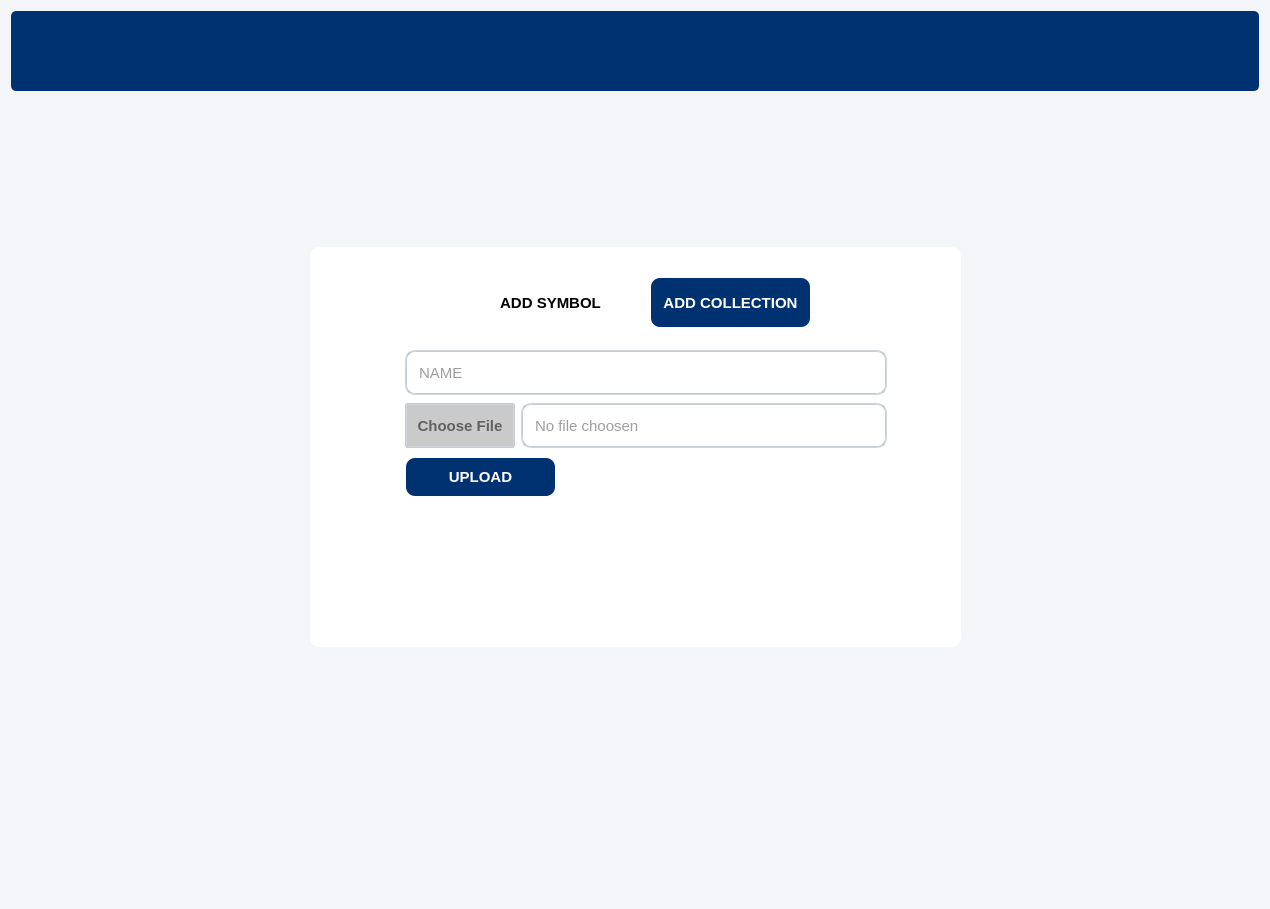
<?xml version="1.0" encoding="UTF-8"?>
<ui version="4.0">
 <class>Form</class>
 <widget class="QWidget" name="Form">
  <property name="geometry">
   <rect>
    <x>0</x>
    <y>0</y>
    <width>1270</width>
    <height>909</height>
   </rect>
  </property>
  <property name="font">
   <font>
    <family>Ubuntu</family>
   </font>
  </property>
  <property name="windowTitle">
   <string>Form</string>
  </property>
  <property name="styleSheet">
   <string notr="true">
QWidget {
	background-color: rgb(243, 245, 249);
}
QPushButton, QToolButton, QCommandLinkButton{
    padding: 0 5px 0 5px;
    border-style: solid;
    border-top-color: qlineargradient(spread:pad, x1:0, y1:0, x2:0, y2:1, stop:0 #c1c9cf, stop:1 #d2d8dd);
    border-right-color: qlineargradient(spread:pad, x1:1, y1:0, x2:0, y2:0, stop:0 #c1c9cf, stop:1 #d2d8dd);
    border-bottom-color: qlineargradient(spread:pad, x1:0, y1:1, x2:0, y2:0, stop:0 #c1c9cf, stop:1 #d2d8dd);
    border-left-color: qlineargradient(spread:pad, x1:0, y1:0, x2:1, y2:0, stop:0 #c1c9cf, stop:1 #d2d8dd);
    border-width: 2px;
    border-radius: 8px;
    color: #616161;
    font-weight: bold;
    background-color: qlineargradient(spread:pad, x1:0.5, y1:0, x2:0.5, y2:1, stop:0 #fbfdfd, stop:0.5 #ffffff, stop:1 #fbfdfd);
}
QPushButton::default, QToolButton::default, QCommandLinkButton::default{
    border: 2px solid transparent;
    color: #FFFFFF;
    background-color: qlineargradient(spread:pad, x1:0.5, y1:0, x2:0.5, y2:1, stop:0 #84afe5, stop:1 #1168e4);
}
QPushButton:hover, QToolButton:hover, QCommandLinkButton:hover{
    color: #3d3d3d;
}
QPushButton:pressed, QToolButton:pressed, QCommandLinkButton:pressed{
    color: #aeaeae;
    background-color: qlineargradient(spread:pad, x1:0.5, y1:0, x2:0.5, y2:1, stop:0 #ffffff, stop:0.5 #fbfdfd, stop:1 #ffffff);
}
QPushButton:disabled, QToolButton:disabled, QCommandLinkButton:disabled{
    color: #616161;
    background-color: qlineargradient(spread:pad, x1:0.5, y1:0, x2:0.5, y2:1, stop:0 #dce7eb, stop:0.5 #e0e8eb, stop:1 #dee7ec);
}
QLineEdit, QTextEdit, QPlainTextEdit, QSpinBox, QDoubleSpinBox, QTimeEdit, QDateEdit, QDateTimeEdit {
    border-width: 2px;
    border-radius: 8px;
    border-style: solid;
    border-top-color: qlineargradient(spread:pad, x1:0.5, y1:1, x2:0.5, y2:0, stop:0 #c1c9cf, stop:1 #d2d8dd);
    border-right-color: qlineargradient(spread:pad, x1:0, y1:0, x2:1, y2:0, stop:0 #c1c9cf, stop:1 #d2d8dd);
    border-bottom-color: qlineargradient(spread:pad, x1:0.5, y1:0, x2:0.5, y2:1, stop:0 #c1c9cf, stop:1 #d2d8dd);
    border-left-color: qlineargradient(spread:pad, x1:1, y1:0, x2:0, y2:0, stop:0 #c1c9cf, stop:1 #d2d8dd);
    background-color: #f4f4f4;
    color: #3d3d3d;
}
QLineEdit:focus, QTextEdit:focus, QPlainTextEdit:focus, QSpinBox:focus, QDoubleSpinBox:focus, QTimeEdit:focus, QDateEdit:focus, QDateTimeEdit:focus {
    border-width: 2px;
    border-radius: 8px;
    border-style: solid;
    border-top-color: qlineargradient(spread:pad, x1:0.5, y1:1, x2:0.5, y2:0, stop:0 #85b7e3, stop:1 #9ec1db);
    border-right-color: qlineargradient(spread:pad, x1:0, y1:0, x2:1, y2:0, stop:0 #85b7e3, stop:1 #9ec1db);
    border-bottom-color: qlineargradient(spread:pad, x1:0.5, y1:0, x2:0.5, y2:1, stop:0 #85b7e3, stop:1 #9ec1db);
    border-left-color: qlineargradient(spread:pad, x1:1, y1:0, x2:0, y2:0, stop:0 #85b7e3, stop:1 #9ec1db);
    background-color: #f4f4f4;
    color: #3d3d3d;
}
QLineEdit:disabled, QTextEdit:disabled, QPlainTextEdit:disabled, QSpinBox:disabled, QDoubleSpinBox:disabled, QTimeEdit:disabled, QDateEdit:disabled, QDateTimeEdit:disabled {
    color: #b9b9b9;
}
QSpinBox::up-button, QDoubleSpinBox::up-button, QTimeEdit::up-button, QDateEdit::up-button, QDateTimeEdit::up-button {
    subcontrol-origin: padding;
    subcontrol-position: top right;
    width: 15px;
    color: #272727;
    border-left-width: 1px;
    border-left-color: darkgray;
    border-left-style: solid;
    border-top-right-radius: 3px;
    padding: 3px;
}
QSpinBox::down-button, QDoubleSpinBox::down-button, QTimeEdit::down-button, QDateEdit::down-button, QDateTimeEdit::down-button {
    subcontrol-origin: padding;
    subcontrol-position: bottom right;
    width: 15px;
    color: #272727;
    border-left-width: 1px;
    border-left-color: darkgray;
    border-left-style: solid;
    border-bottom-right-radius: 3px;
    padding: 3px;
}
QSpinBox::up-button:pressed, QDoubleSpinBox::up-button:pressed, QTimeEdit::up-button:pressed, QDateEdit::up-button:pressed, QDateTimeEdit::up-button:pressed {
    color: #aeaeae;
    background-color: qlineargradient(spread:pad, x1:0.5, y1:0, x2:0.5, y2:1, stop:0 #ffffff, stop:0.5 #fbfdfd, stop:1 #ffffff);
}
QSpinBox::down-button:pressed, QDoubleSpinBox::down-button:pressed, QTimeEdit::down-button:pressed, QDateEdit::down-button:pressed, QDateTimeEdit::down-button:pressed {
    color: #aeaeae;
    background-color: qlineargradient(spread:pad, x1:0.5, y1:0, x2:0.5, y2:1, stop:0 #ffffff, stop:0.5 #fbfdfd, stop:1 #ffffff);
}
QSpinBox::up-button:hover, QDoubleSpinBox::up-button:hover, QTimeEdit::up-button:hover, QDateEdit::up-button:hover, QDateTimeEdit::up-button:hover {
    color: #FFFFFF;
    border-top-right-radius: 5px;
    background-color: qlineargradient(spread:pad, x1:0.5, y1:0, x2:0.5, y2:1, stop:0 #84afe5, stop:1 #1168e4);
    
}
QSpinBox::down-button:hover, QDoubleSpinBox::down-button:hover, QTimeEdit::down-button:hover, QDateEdit::down-button:hover, QDateTimeEdit::down-button:hover {
    color: #FFFFFF;
    border-bottom-right-radius: 5px;
    background-color: qlineargradient(spread:pad, x1:0.5, y1:0, x2:0.5, y2:1, stop:0 #84afe5, stop:1 #1168e4);
}
QSpinBox::up-arrow, QDoubleSpinBox::up-arrow, QTimeEdit::up-arrow, QDateEdit::up-arrow, QDateTimeEdit::up-arrow {
    image: url(/usr/share/icons/Adwaita/16x16/actions/go-up-symbolic.symbolic.png);
}
QSpinBox::down-arrow, QDoubleSpinBox::down-arrow, QTimeEdit::down-arrow, QDateEdit::down-arrow, QDateTimeEdit::down-arrow {
    image: url(/usr/share/icons/Adwaita/16x16/actions/go-down-symbolic.symbolic.png);
}
QProgressBar {
    max-height: 8px;
    text-align: center;
    font: italic bold 11px;
    color: #3d3d3d;
    border: 1px solid transparent;
    border-radius:4px;
    background-color: qlineargradient(spread:pad, x1:0, y1:0, x2:0, y2:1, stop:0 #ddd5d5, stop:0.5 #dad3d3, stop:1 #ddd5d5);
}
QProgressBar::chunk {
    background-color: qlineargradient(spread:pad, x1:0, y1:0, x2:0, y2:1, stop:0 #467dd1, stop:0.5 #3b88fc, stop:1 #467dd1);
    border-radius: 4px;
}
QProgressBar:disabled {
    color: #616161;
}
QProgressBar::chunk:disabled {
    background-color: #aeaeae;
}
QSlider::groove {
    border: 1px solid #bbbbbb;
    background-color: #52595d;
    border-radius: 4px;
}
QSlider::groove:horizontal {
    height: 6px;
}
QSlider::groove:vertical {
    width: 6px;
}
QSlider::handle:horizontal {
    background: #ffffff;
    border-style: solid;
    border-width: 1px;
    border-color: rgb(207,207,207);
    width: 12px;
    margin: -5px 0;
    border-radius: 7px;
}
QSlider::handle:vertical {
    background: #ffffff;
    border-style: solid;
    border-width: 1px;
    border-color: rgb(207,207,207);
    height: 12px;
    margin: 0 -5px;
    border-radius: 7px;
}
QSlider::add-page, QSlider::sub-page {
    border: 1px transparent;
    background-color: #52595d;
    border-radius: 4px;
}
QSlider::add-page:horizontal {
    background: qlineargradient(spread:pad, x1:0, y1:0, x2:0, y2:1, stop:0 #ddd5d5, stop:0.5 #dad3d3, stop:1 #ddd5d5);
}
QSlider::sub-page:horizontal {
    background-color: qlineargradient(spread:pad, x1:0, y1:0, x2:1, y2:0, stop:0 #467dd1, stop:0.5 #3b88fc, stop:1 #467dd1);
}
QSlider::add-page:vertical {
    background-color: qlineargradient(spread:pad, x1:0, y1:0, x2:0, y2:1, stop:0 #467dd1, stop:0.5 #3b88fc, stop:1 #467dd1);
}
QSlider::sub-page:vertical {
    background: qlineargradient(spread:pad, x1:0, y1:0, x2:1, y2:0, stop:0 #ddd5d5, stop:0.5 #dad3d3, stop:1 #ddd5d5);
}
QSlider::add-page:horizontal:disabled, QSlider::sub-page:horizontal:disabled, QSlider::add-page:vertical:disabled, QSlider::sub-page:vertical:disabled {
    background: #b9b9b9;
}
QComboBox, QFontComboBox {
    border-width: 2px;
    border-radius: 8px;
    border-style: solid;
    border-top-color: qlineargradient(spread:pad, x1:0.5, y1:1, x2:0.5, y2:0, stop:0 #c1c9cf, stop:1 #d2d8dd);
    border-right-color: qlineargradient(spread:pad, x1:0, y1:0, x2:1, y2:0, stop:0 #c1c9cf, stop:1 #d2d8dd);
    border-bottom-color: qlineargradient(spread:pad, x1:0.5, y1:0, x2:0.5, y2:1, stop:0 #c1c9cf, stop:1 #d2d8dd);
    border-left-color: qlineargradient(spread:pad, x1:1, y1:0, x2:0, y2:0, stop:0 #c1c9cf, stop:1 #d2d8dd);
    background-color: #f4f4f4;
    color: #272727;
    padding-left: 5px;
}
QComboBox:editable, QComboBox:!editable, QComboBox::drop-down:editable, QComboBox:!editable:on, QComboBox::drop-down:editable:on {
    background: #ffff;
}
QComboBox::drop-down {
    subcontrol-origin: padding;
    subcontrol-position: top right;
    width: 15px;
    color: #272727;
    border-left-width: 1px;
    border-left-color: darkgray;
    border-left-style: solid;
    border-top-right-radius: 3px;
    border-bottom-right-radius: 3px;
}
QComboBox::down-arrow {
    image: url(/usr/share/icons/Adwaita/16x16/actions/go-down-symbolic.symbolic.png); /*Adawaita icon thene*/
}

QComboBox::down-arrow:on {
    top: 1px;
    left: 1px;
}
QComboBox QAbstractItemView {
    border: 1px solid darkgray;
    border-radius: 8px;
    selection-background-color: #dadada;
    selection-color: #272727;
    color: #272727;
    background: white;
}
QLabel, QCheckBox, QRadioButton {
    color: #272727;
}
QCheckBox {
    padding: 2px;
}
QCheckBox:disabled, QRadioButton:disabled {
    color: #808086;
    padding: 2px;
}

QCheckBox:hover {
    border-radius:4px;
    border-style:solid;
    padding-left: 1px;
    padding-right: 1px;
    padding-bottom: 1px;
    padding-top: 1px;
    border-width:1px;
    border-color: transparent;
}
QCheckBox::indicator:checked {
    image: url(/usr/share/icons/Adwaita/16x16/actions/object-select-symbolic.symbolic.png);
    height: 15px;
    width: 15px;
    border-style:solid;
    border-width: 1px;
    border-color: #48a5fd;
    color: #ffffff;
    border-radius: 3px;
    background-color: qlineargradient(spread:pad, x1:0, y1:0, x2:0, y2:1, stop:0 #48a5fd, stop:0.5 #329cfb, stop:1 #48a5fd);
}
QCheckBox::indicator:unchecked {
    
    height: 15px;
    width: 15px;
    border-style:solid;
    border-width: 1px;
    border-color: #48a5fd;
    border-radius: 3px;
    background-color: #fbfdfa;
}
QLCDNumber {
    color: #616161;;
}
QMenuBar {
    background-color: #ececec;
}
QMenuBar::item {
    color: #616161;
    spacing: 3px;
    padding: 1px 4px;
    background-color: #ececec;
}

QMenuBar::item:selected {
    background-color: #dadada;
    color: #3d3d3d;
}
QMenu {
    background-color: #ececec;
}
QMenu::item:selected {
    background-color: #dadada;
    color: #3d3d3d;
}
QMenu::item {
    color: #616161;;
    background-color: #e0e0e0;
}
QTabWidget {
    color:rgb(0,0,0);
    background-color:#000000;
}
QTabWidget::pane {
    border-color: #050a0e;
    background-color: #e0e0e0;
    border-width: 1px;
    border-radius: 4px;
    position: absolute;
    top: -0.5em;
    padding-top: 0.5em;
}

QTabWidget::tab-bar {
    alignment: center;
}

QTabBar::tab {
    border-bottom: 1px solid #c0c0c0;
    padding: 3px;
    color: #272727;
    background-color: #fefefc;
    margin-left:0px;
}
QTabBar::tab:!last {
    border-right: 1px solid;
    border-right-color: #c0c0c0;
    border-bottom-color: #c0c0c0;
}
QTabBar::tab:first {
    border-top-left-radius: 4px;
    border-bottom-left-radius: 4px;
}
QTabBar::tab:last {
    border-top-right-radius: 4px;
    border-bottom-right-radius: 4px;
}
QTabBar::tab:selected, QTabBar::tab:last:selected, QTabBar::tab:hover {
    color: #FFFFFF;
    background-color: qlineargradient(spread:pad, x1:0.5, y1:0, x2:0.5, y2:1, stop:0 #84afe5, stop:1 #1168e4);
}
QRadioButton::indicator {
    height: 14px;
    width: 14px;
    border-style:solid;
    border-radius:7px;
    border-width: 1px;
}
QRadioButton::indicator:checked {
    border-color: #48a5fd;
    background-color: qradialgradient(cx:0.5, cy:0.5, radius:0.4,fx:0.5, fy:0.5, stop:0 #ffffff, stop:0.5 #ffffff, stop:0.6 #48a5fd, stop:1 #48a5fd);
}
QRadioButton::indicator:!checked {
    border-color: #a9b7c6;
    background-color: #fbfdfa;
}
QStatusBar {
    color:#027f7f;
}

QDial {
    background: #16a085;
}

QToolBox {
    color: #a9b7c6;
    background-color: #222b2e;
}
QToolBox::tab {
    color: #a9b7c6;
    background-color:#222b2e;
}
QToolBox::tab:selected {
    color: #FFFFFF;
    background-color:#222b2e;
}
QScrollArea {
    color: #FFFFFF;
    background-color:#222b2e;
}

QScrollBar:horizontal {
	max-height: 10px;
	border: 1px transparent grey;
	margin: 0px 20px 0px 20px;
	background: transparent;
}
QScrollBar:vertical {
	max-width: 10px;
	border: 1px transparent grey;
	margin: 20px 0px 20px 0px;
	background: transparent;
}
QScrollBar::handle:vertical, QScrollBar::handle:horizontal {
	background: #52595d;
	border-style: transparent;
	border-radius: 4px;
	min-height: 25px;
}
QScrollBar::handle:horizontal:hover, QScrollBar::handle:vertical:hover {
	background: qlineargradient(spread:pad, x1:0, y1:0, x2:1, y2:0, stop:0 #467dd1, stop:0.5 #3b88fc, stop:1 #467dd1);
}
QScrollBar::add-line, QScrollBar::sub-line {
    border: 2px transparent grey;
    border-radius: 4px;
    subcontrol-origin: margin;
    background: #b9b9b9;
}
QScrollBar::add-line:horizontal {
    width: 20px;
    subcontrol-position: right;
}
QScrollBar::add-line:vertical {
    height: 20px;
    subcontrol-position: bottom;
}
QScrollBar::sub-line:horizontal {
    width: 20px;
    subcontrol-position: left;
}
QScrollBar::sub-line:vertical {
    height: 20px;
    subcontrol-position: top;
}
QScrollBar::add-line:vertical:pressed, QScrollBar::add-line:horizontal:pressed, QScrollBar::sub-line:horizontal:pressed, QScrollBar::sub-line:vertical:pressed {
    background: qlineargradient(spread:pad, x1:0, y1:0, x2:1, y2:0, stop:0 #467dd1, stop:0.5 #3b88fc, stop:1 #467dd1);
}
QScrollBar::add-page:horizontal, QScrollBar::sub-page:horizontal, QScrollBar::add-page:vertical, QScrollBar::sub-page:vertical {
    background: none;
}
QScrollBar::up-arrow:vertical {
    image: url(/usr/share/icons/Adwaita/16x16/actions/go-up-symbolic.symbolic.png);
}
QScrollBar::down-arrow:vertical {
    image: url(/usr/share/icons/Adwaita/16x16/actions/go-down-symbolic.symbolic.png);
}
QScrollBar::left-arrow:horizontal {
    image: url(/usr/share/icons/Adwaita/16x16/actions/go-previous-symbolic.symbolic.png);
}
QScrollBar::right-arrow:horizontal {
    image: url(/usr/share/icons/Adwaita/16x16/actions/go-next-symbolic.symbolic.png);
}</string>
  </property>
  <layout class="QGridLayout" name="gridLayout">
   <item row="4" column="2">
    <spacer name="verticalSpacer_2">
     <property name="orientation">
      <enum>Qt::Vertical</enum>
     </property>
     <property name="sizeHint" stdset="0">
      <size>
       <width>20</width>
       <height>216</height>
      </size>
     </property>
    </spacer>
   </item>
   <item row="0" column="0" colspan="4">
    <widget class="QFrame" name="frame_2">
     <property name="minimumSize">
      <size>
       <width>0</width>
       <height>80</height>
      </size>
     </property>
     <property name="maximumSize">
      <size>
       <width>16777215</width>
       <height>80</height>
      </size>
     </property>
     <property name="styleSheet">
      <string notr="true">background-color:rgb(0,49,113,255);
border-radius:5% 5%;</string>
     </property>
     <property name="frameShape">
      <enum>QFrame::StyledPanel</enum>
     </property>
     <property name="frameShadow">
      <enum>QFrame::Raised</enum>
     </property>
     <layout class="QGridLayout" name="gridLayout_5">
      <item row="0" column="1">
       <widget class="QPushButton" name="pushButton_16">
        <property name="minimumSize">
         <size>
          <width>70</width>
          <height>70</height>
         </size>
        </property>
        <property name="maximumSize">
         <size>
          <width>70</width>
          <height>70</height>
         </size>
        </property>
        <property name="styleSheet">
         <string notr="true">background-color: rgb(255, 255, 255,0);

border-color: rgb(255, 255, 255,0);</string>
        </property>
        <property name="text">
         <string/>
        </property>
        <property name="icon">
         <iconset resource="app_resources.qrc">
          <normaloff>:/icons/icons/7069717.png</normaloff>:/icons/icons/7069717.png</iconset>
        </property>
        <property name="iconSize">
         <size>
          <width>70</width>
          <height>70</height>
         </size>
        </property>
       </widget>
      </item>
      <item row="0" column="0">
       <widget class="QPushButton" name="back_to_home_btn">
        <property name="minimumSize">
         <size>
          <width>20</width>
          <height>0</height>
         </size>
        </property>
        <property name="maximumSize">
         <size>
          <width>20</width>
          <height>16777215</height>
         </size>
        </property>
        <property name="styleSheet">
         <string notr="true">border-color: rgb(255, 255, 255,0);</string>
        </property>
        <property name="text">
         <string/>
        </property>
        <property name="icon">
         <iconset resource="app_resources.qrc">
          <normaloff>:/icons/icons/icons8-back-50.png</normaloff>:/icons/icons/icons8-back-50.png</iconset>
        </property>
        <property name="iconSize">
         <size>
          <width>30</width>
          <height>30</height>
         </size>
        </property>
       </widget>
      </item>
      <item row="0" column="2">
       <spacer name="horizontalSpacer_3">
        <property name="orientation">
         <enum>Qt::Horizontal</enum>
        </property>
        <property name="sizeHint" stdset="0">
         <size>
          <width>40</width>
          <height>20</height>
         </size>
        </property>
       </spacer>
      </item>
     </layout>
    </widget>
   </item>
   <item row="3" column="3">
    <spacer name="horizontalSpacer_2">
     <property name="orientation">
      <enum>Qt::Horizontal</enum>
     </property>
     <property name="sizeHint" stdset="0">
      <size>
       <width>291</width>
       <height>20</height>
      </size>
     </property>
    </spacer>
   </item>
   <item row="2" column="0">
    <spacer name="horizontalSpacer">
     <property name="orientation">
      <enum>Qt::Horizontal</enum>
     </property>
     <property name="sizeHint" stdset="0">
      <size>
       <width>292</width>
       <height>20</height>
      </size>
     </property>
    </spacer>
   </item>
   <item row="1" column="1">
    <spacer name="verticalSpacer">
     <property name="orientation">
      <enum>Qt::Vertical</enum>
     </property>
     <property name="sizeType">
      <enum>QSizePolicy::Fixed</enum>
     </property>
     <property name="sizeHint" stdset="0">
      <size>
       <width>20</width>
       <height>150</height>
      </size>
     </property>
    </spacer>
   </item>
   <item row="2" column="1" rowspan="2" colspan="2">
    <widget class="QGroupBox" name="groupBox">
     <property name="minimumSize">
      <size>
       <width>651</width>
       <height>400</height>
      </size>
     </property>
     <property name="font">
      <font>
       <family>Ubuntu</family>
       <pointsize>-1</pointsize>
      </font>
     </property>
     <property name="styleSheet">
      <string notr="true">border-radius:10% 10%;
background-color: rgb(255, 255, 255);
font-size:15px;</string>
     </property>
     <property name="title">
      <string/>
     </property>
     <widget class="QPushButton" name="add_symbol_btn">
      <property name="geometry">
       <rect>
        <x>160</x>
        <y>30</y>
        <width>161</width>
        <height>51</height>
       </rect>
      </property>
      <property name="font">
       <font>
        <family>Ubuntu</family>
        <pointsize>-1</pointsize>
        <weight>75</weight>
        <bold>true</bold>
       </font>
      </property>
      <property name="styleSheet">
       <string notr="true">*{border-radius:15% 15%;
	border-color: rgb(255, 255, 255,0);

color: rgb(0, 0, 0);

background-color: rgb(26, 95, 180,0);}
QPushButton:hover{
	background-color: rgb(53, 132, 228);
}
</string>
      </property>
      <property name="text">
       <string>ADD SYMBOL</string>
      </property>
     </widget>
     <widget class="QPushButton" name="add_collection_btn">
      <property name="geometry">
       <rect>
        <x>340</x>
        <y>30</y>
        <width>161</width>
        <height>51</height>
       </rect>
      </property>
      <property name="font">
       <font>
        <family>Ubuntu</family>
        <pointsize>-1</pointsize>
        <weight>75</weight>
        <bold>true</bold>
       </font>
      </property>
      <property name="styleSheet">
       <string notr="true">*{border-radius:10% 10%;
	border-color: rgb(255, 255, 255,0);
color: rgb(255, 255, 255);
background-color:rgb(0,49,113,255);

}
QPushButton:hover{
	background-color: rgb(53, 132, 228);
}
</string>
      </property>
      <property name="text">
       <string>ADD COLLECTION</string>
      </property>
     </widget>
     <widget class="QPushButton" name="upload_collection_btn">
      <property name="geometry">
       <rect>
        <x>95</x>
        <y>210</y>
        <width>151</width>
        <height>40</height>
       </rect>
      </property>
      <property name="font">
       <font>
        <family>Ubuntu</family>
        <pointsize>-1</pointsize>
        <weight>75</weight>
        <bold>true</bold>
       </font>
      </property>
      <property name="styleSheet">
       <string notr="true">*{border-radius:10% 10%;
	border-color: rgb(255, 255, 255,0);
color: rgb(255, 255, 255);
background-color:rgb(0,49,113,255);}
QPushButton:hover{
	background-color: rgb(53, 132, 228);
}
</string>
      </property>
      <property name="text">
       <string>UPLOAD</string>
      </property>
     </widget>
     <widget class="QWidget" name="layoutWidget">
      <property name="geometry">
       <rect>
        <x>95</x>
        <y>101</y>
        <width>482</width>
        <height>102</height>
       </rect>
      </property>
      <layout class="QVBoxLayout" name="verticalLayout">
       <item>
        <widget class="QLineEdit" name="collection_name_lin">
         <property name="minimumSize">
          <size>
           <width>480</width>
           <height>45</height>
          </size>
         </property>
         <property name="font">
          <font>
           <family>Ubuntu</family>
           <pointsize>-1</pointsize>
          </font>
         </property>
         <property name="styleSheet">
          <string notr="true">padding:10px;
background-color: rgb(255, 255, 255);
</string>
         </property>
         <property name="placeholderText">
          <string>NAME</string>
         </property>
         <property name="clearButtonEnabled">
          <bool>true</bool>
         </property>
        </widget>
       </item>
       <item>
        <layout class="QHBoxLayout" name="horizontalLayout">
         <item>
          <widget class="QPushButton" name="choose_file_btn">
           <property name="minimumSize">
            <size>
             <width>110</width>
             <height>45</height>
            </size>
           </property>
           <property name="font">
            <font>
             <family>Ubuntu</family>
             <pointsize>-1</pointsize>
             <weight>75</weight>
             <bold>true</bold>
            </font>
           </property>
           <property name="styleSheet">
            <string notr="true">background-color: rgb(202, 202, 202);
border-radius:1px;</string>
           </property>
           <property name="text">
            <string>Choose File</string>
           </property>
          </widget>
         </item>
         <item>
          <widget class="QLineEdit" name="collection_location_lin">
           <property name="minimumSize">
            <size>
             <width>0</width>
             <height>45</height>
            </size>
           </property>
           <property name="font">
            <font>
             <family>Ubuntu</family>
             <pointsize>-1</pointsize>
            </font>
           </property>
           <property name="styleSheet">
            <string notr="true">padding:10px;
background-color: rgb(255, 255, 255);</string>
           </property>
           <property name="readOnly">
            <bool>true</bool>
           </property>
           <property name="placeholderText">
            <string>No file choosen</string>
           </property>
           <property name="clearButtonEnabled">
            <bool>true</bool>
           </property>
          </widget>
         </item>
        </layout>
       </item>
      </layout>
     </widget>
    </widget>
   </item>
  </layout>
 </widget>
 <resources>
  <include location="app_resources.qrc"/>
 </resources>
 <connections/>
</ui>
